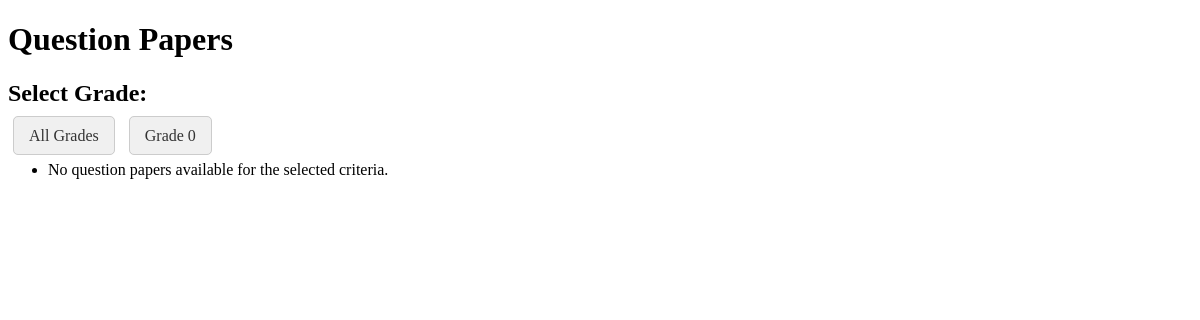
Before: /question-papers?grade=9 with the older database file.
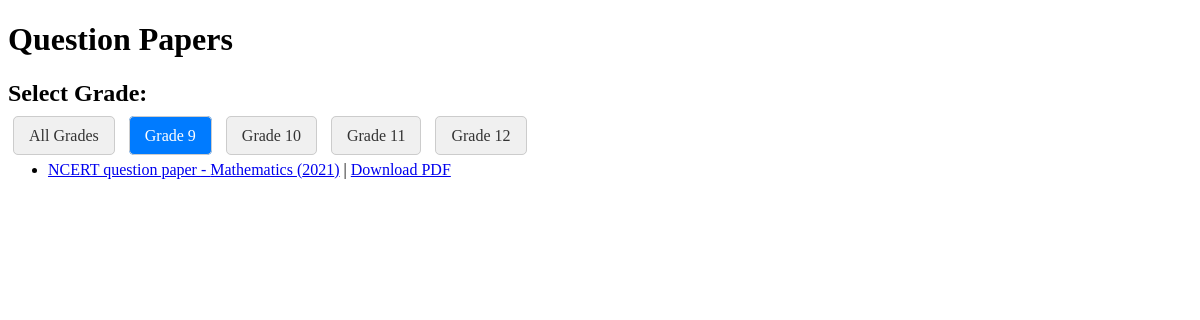
After: the same page with the newer database file.
### app/models.py (models this page shows, shortened)
class QuestionPaper(models.Model):
    title = models.CharField(max_length=200)
    year = models.IntegerField()
    grade = models.IntegerField(default=00)
    subject = models.CharField(max_length=100)
    file = models.FileField(upload_to='question_papers/')
    course = models.ForeignKey(Course, on_delete=models.CASCADE)

### app/views.py (the view)
# urls.py: path('question-papers', question_papers, name='question_papers'),
def question_papers(request):
    selected_grade = request.GET.get('grade')
    question_papers = QuestionPaper.objects.all()
    if selected_grade:
        question_papers = question_papers.filter(grade=selected_grade)
    grades = QuestionPaper.objects.values_list('grade', flat=True).distinct()
    context = {
        'question_papers': question_papers,
        'selected_grade': selected_grade,
        'grades': sorted(grades)
    }
    return render(request, 'question_paper.html', context)

### app/templates/question_paper.html (shortened to what this page needs)
<!DOCTYPE html>
<html>
<head>
</head>
<body>
    <h1>Question Papers</h1>
    <div>
        <h2>Select Grade:</h2>
        <div>
            <a href="{% url 'question_papers' %}" class="grade-button {% if not selected_grade %}active{% endif %}">All Grades</a>
            {% for grade in grades %}
                <a href="{% url 'question_papers' %}?grade={{ grade }}{% if selected_year %}&year={{ selected_year }}{% endif %}" class="grade-button {% if selected_grade|default:'' == grade|stringformat:"s" %}active{% endif %}">Grade {{ grade }}</a>
            {% endfor %}
        </div>
    </div>
    <ul>
        {% for paper in question_papers %}
            <li>
                <a href="{{ paper.file.url }}" target="_blank">{{ paper.title }} - {{ paper.subject }} ({{ paper.year }})</a>
                | <a href="{{ paper.file.url }}" download>Download PDF</a>
            </li>
        {% empty %}
            <li>No question papers available for the selected criteria.</li>
        {% endfor %}
    </ul>
</body>
</html>

Changed rows visible on the page:
now on this page (row edited): QuestionPaper: title "NCERT question paper", subject "Mathematics", year "2021"
Other visible differences:
new list line: "Grade 9"
new list line: "Grade 10"
new list line: "Grade 11"
new list line: "Grade 12"
list line gone: "Grade 0"
text no longer shown: "No question papers available for the selected criteria."
